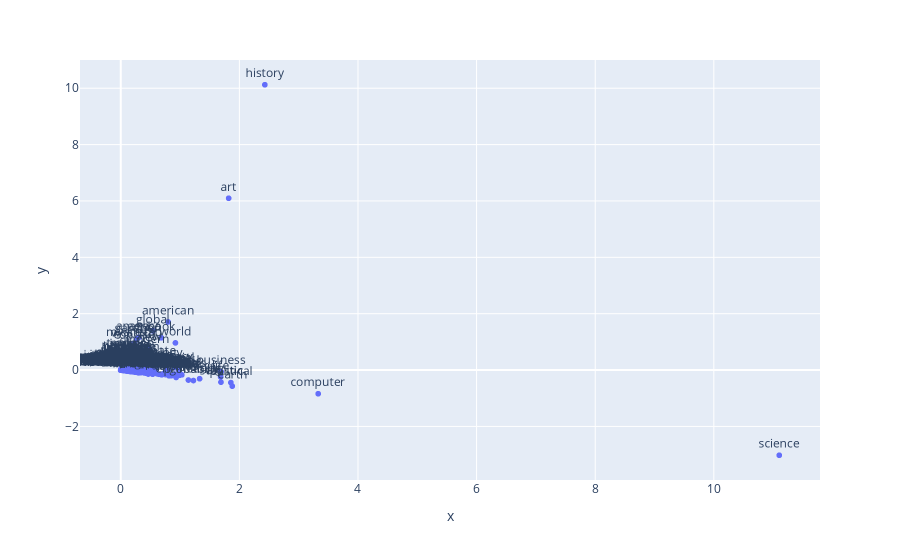

Source (notebook cell):
### Code cell
import plotly.express as px

fig = px.scatter(x=Z[:,0], y=Z[:,1], text=index_word_map, size_max=60)
fig.update_traces(textposition='top center')
fig.show()

### Figure 1 — Plotly figure (JSON) as saved in the notebook; plotly's stock layout.template omitted (floating-point values rounded to 4 significant figures; data arrays with more than 128 entries replaced by an {"elided": "..."} marker saying what was removed)
{"data": [{"hovertemplate": "x=%{x}<br>y=%{y}<br>text=%{text}<extra></extra>", "legendgroup": "", "marker": {"color": "#636efa", "symbol": "circle"}, "mode": "markers+text", "name": "", "showlegend": false, "text": {"elided": "2131 str values"}, "textposition": "top center", "type": "scattergl", "x": {"elided": "2131 float values"}, "xaxis": "x", "y": {"elided": "2131 float values"}, "yaxis": "y"}], "layout": {"legend": {"tracegroupgap": 0}, "margin": {"t": 60}, "xaxis": {"anchor": "y", "domain": [0, 1], "title": {"text": "x"}}, "yaxis": {"anchor": "x", "domain": [0, 1], "title": {"text": "y"}}}}
